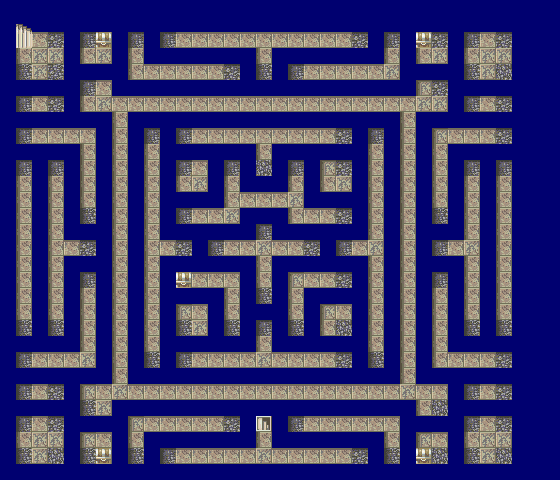

Rendered tile map (Tiled .tmx) drawn with the repository's tilesets; below, a short description and the map source with its tile grids summarised:
An orthogonal 35x30 tile map with 16x16 px tiles, 1 tile layer (Tile Layer 1).

<map version="1.5" tiledversion="1.7.0" orientation="orthogonal" renderorder="right-down" width="35" height="30" tilewidth="16" tileheight="16" infinite="0" nextlayerid="2" nextobjectid="1">
 <tileset firstgid="1" name="95009796" tilewidth="16" tileheight="16" tilecount="1024" columns="32">
  <image source="95009796.png" trans="ffffff" width="512" height="512" />
 </tileset>
 <layer id="1" name="Tile Layer 1" width="35" height="30">
  <properties>
   <property name="Anims1" value="0" />
   <property name="Anims2" value="0" />
   <property name="ChapterID" value="Tale12" />
   <property name="Main" value="" />
   <property name="MapChangesID" value="MapChangeTale12" />
   <property name="MapID" value="MapTale12" />
   <property name="ObjectType" value="OBJRuins" />
   <property name="PaletteID" value="PALRuins" />
   <property name="TileConfig" value="TILRuins" />
  </properties>
  <data>[1050 cells, 1050 non-empty, 21 distinct tile ids]</data>
 </layer>
</map>
